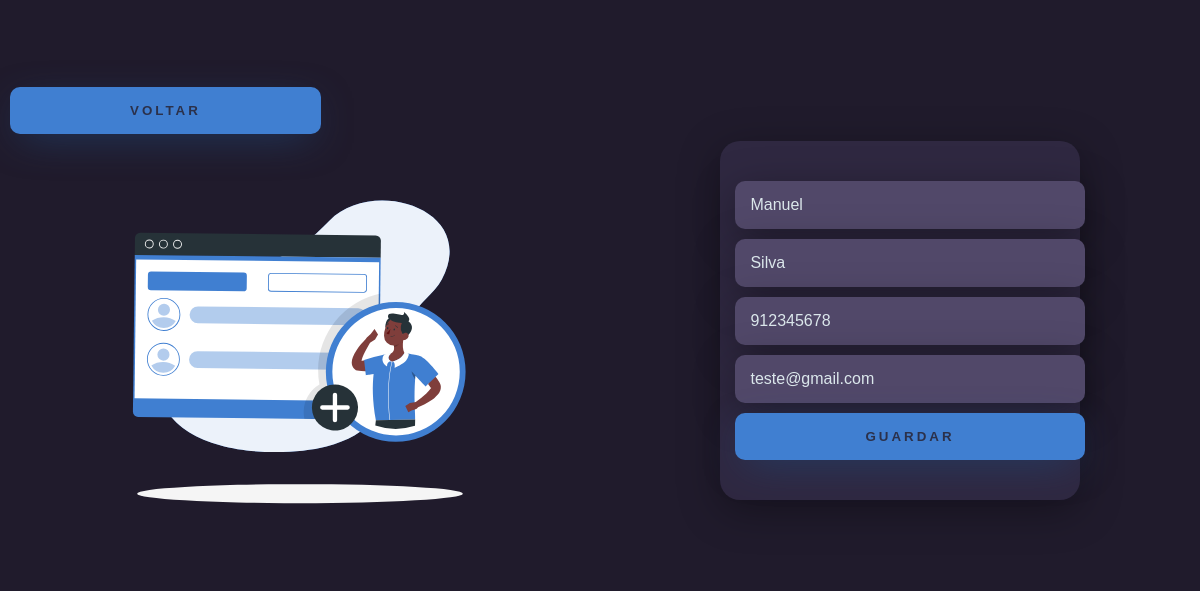
Screenshot of /clientes/editcliente/912345678 with the database file from the repository.
### app/models.py (models this page shows, shortened)
class Cliente(models.Model):
    nome = models.CharField(max_length=100)
    apelido = models.CharField(max_length=100)
    telemovel = models.CharField(max_length=14, primary_key=True)
    email = models.EmailField(max_length=100)
    perm = models.CharField(max_length=50, default='cliente')

### app/views.py (the view)
# urls.py: path('clientes/editcliente/<str:telemovel>',editcliente, name='edit-cliente'),
def editcliente(request,telemovel):
    edit = get_object_or_404(Cliente,pk=telemovel)
    if(request.method =='POST'):
        edit.nome = request.POST.get('nome')
        edit.apelido = request.POST.get('apelido')
        edit.telemovel = request.POST.get('telemovel')
        edit.email = request.POST.get('email')
        edit.save()
        return redirect('/clientes')
    else:
        return render(request,'editcliente.html', {'edit':edit})

### app/templates/editcliente.html (shortened to what this page needs)
<!DOCTYPE html>
<html lang="en">
<head>
    {% load static %}
    <link rel="stylesheet" href="{% static 'style_cliente.css' %}">
</head>
<body>
    <div class="main-login">
        <div class="left-login">
            <div class="btn-voltar">
                <form action="{% url 'url_clientes' %}">
                    <button class="btn-login">Voltar</button>
                </form>
            </div>
            <img src="{% static 'add_client.svg' %}" class= "left-login-image" alt="Animated login image">
        </div>
        <div class="right-login">
            <div class="card-login">
                <form method="POST">
                <div class="textfield">
                    <input type="text" name="nome" placeholder="Nome" , value="{{edit.nome}}">
                </div>
                <div class="textfield">
                    <input type="text" name="apelido" placeholder="Apelido", value="{{edit.apelido}}">
                </div>
                <div class="textfield">
                    <input type="text" name="telemovel" placeholder="Telemóvel", value="{{edit.telemovel}}">
                </div>
                <div class="textfield">
                    <input type="text" name="email" placeholder="Email", value="{{edit.email}}">
                </div>
                <div class="textfield">
                    <button class="btn-login" type="submit">GUARDAR</button>
                </div>
            </form>
            </div>
        </div>
    </div>
</body>
</html>

### app/static/style_cliente.css (style rules this page uses)
body { margin: 0; background: #201b2c; }
body * { box-sizing: border-box; font-family : Arial, Helvetica, sans-serif; }
.main-login { width: 100vw; height: 80vh; display: flex; justify-content: center; align-items: center; }
.left-login { width: 50%; height: 100vh; display: flex; justify-content: center; align-items: center; flex-direction: column; }
.textfield > input { width: 100%; border: none; border-radius: 10px; padding: 15px; background: #514869; color: #f0ffffde; font-size: 12pt; box-shadow: 0px 10px 40px #00000056; outline: none; box-sizing: border-box; }
.left-login-image { width: 35vw; }
.right-login { width: 50vw; height: 100vh; display: flex; justify-content: center; align-items: center; }
.card-login { width: 60%; display: flex; justify-content: center; align-items: center; flex-direction: column; padding: 30px 35px; background: #2f2841; border-radius: 20px; box-shadow: 0px 10px 40px #00000056; }
.textfield { width: 100%; display: flex; flex-direction: column; align-items: flex-start; justify-content: center; margin: 10px 10px; }
.btn-login { width: 100%; padding: 16px 120px; margin: 0px 0px; border: none; border-radius: 10px; outline: none; text-transform: uppercase; font-weight: 800; letter-spacing: 3px; color: #2b314b; background: #407fd1; cursor: pointer; box-shadow: 0 10px 40px -12px #214472; }
.btn-voltar { width: 100%; padding: 0px 10px; display: flex; flex-direction: column; align-items: flex-start; justify-content: center; margin: 10px 10px; }

### rows the page displays
Cliente: nome "Manuel", apelido "Silva", telemovel "912345678", email "teste@gmail.com"
